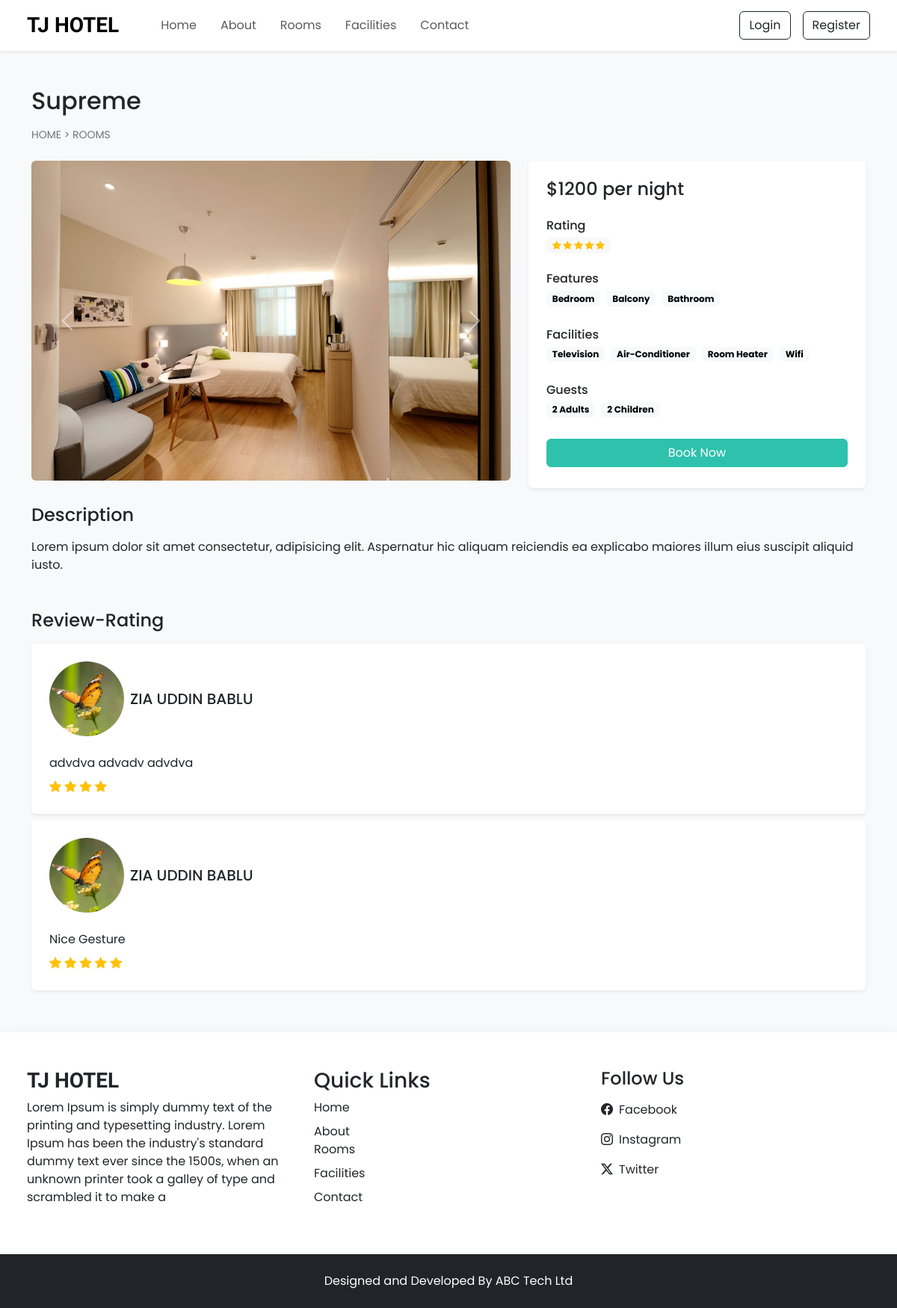
The page /room-details?id=16 on the database its author committed.
### tables this page shows
CREATE TABLE `settings` (
  `id` int(11) NOT NULL,
  `site_title` varchar(255) DEFAULT NULL,
  `site_about` varchar(500) DEFAULT NULL,
  `shutdown` tinyint(1) NOT NULL
);

CREATE TABLE `rooms` (
  `id` int(11) NOT NULL,
  `name` varchar(500) DEFAULT NULL,
  `area` float DEFAULT NULL,
  `price` float DEFAULT NULL,
  `quantity` int(50) DEFAULT NULL,
  `adult` int(11) DEFAULT NULL,
  `children` int(11) DEFAULT NULL,
  `description` varchar(500) DEFAULT NULL,
  `status` tinyint(4) NOT NULL DEFAULT 1,
  `removed` tinyint(4) NOT NULL DEFAULT 0
);

CREATE TABLE `room_image` (
  `id` int(11) NOT NULL,
  `room_id` int(50) NOT NULL,
  `image` varchar(100) NOT NULL,
  `thumb` tinyint(4) NOT NULL DEFAULT 0
);

CREATE TABLE `features` (
  `id` int(11) NOT NULL,
  `feature_name` varchar(100) DEFAULT NULL
);

CREATE TABLE `facilities` (
  `id` int(11) NOT NULL,
  `facility_icon` varchar(100) DEFAULT NULL,
  `facility_name` varchar(100) DEFAULT NULL,
  `facility_desc` varchar(500) DEFAULT NULL
);

CREATE TABLE `rate_review` (
  `id` int(11) NOT NULL,
  `booking_id` int(50) NOT NULL,
  `room_id` int(50) NOT NULL,
  `user_id` int(50) NOT NULL,
  `rating` int(50) NOT NULL,
  `review` varchar(500) NOT NULL,
  `seen` int(11) NOT NULL DEFAULT 0,
  `datetime` datetime NOT NULL DEFAULT current_timestamp()
);

CREATE TABLE `user_cred` (
  `id` int(11) NOT NULL,
  `name` varchar(255) NOT NULL,
  `email` varchar(255) NOT NULL,
  `phone_number` varchar(100) NOT NULL,
  `picture` varchar(100) NOT NULL,
  `address` varchar(255) NOT NULL,
  `pincode` int(50) NOT NULL,
  `dob` date NOT NULL,
  `pass` varchar(200) NOT NULL,
  `is_verified` tinyint(4) NOT NULL DEFAULT 0,
  `token` varchar(255) DEFAULT NULL,
  `token_exp` date DEFAULT NULL,
  `status` int(11) NOT NULL DEFAULT 1,
  `datetime` datetime NOT NULL DEFAULT current_timestamp()
);

### admin/inc/config.php (called while the page is built, shortened)
<?php
function select($sql, $data_types, $values)
{
    $conn = $GLOBALS['conn'];
    $res = $conn->prepare($sql);
    $res->bind_param($data_types, ...$values);
    if($res->execute())
    {
        $result = $res->get_result();
        return $result;
    }
    else
    {
        $error = "Query execution failed - Select";
        $res->close();
        return $error;
    }
}
?>

### room-details.php (the view, shortened to what this page needs)
<?php
 require "top.php";
 $form_data = filtration($_GET);
 $room_sql = "SELECT * FROM `rooms` WHERE `status` = ? AND `removed` = ? AND `id` = ?";
 $room_res = select($room_sql, "iii", [1,0, $form_data['id']]);
 $room_row = $room_res->fetch_assoc();
?>
<section class="py-5">
    <div class="container">
      <h2 class="mb-3"><?= $room_row['name'] ?></h2>
      <div class="mb-4" style="font-size: 14px;">
        <a href="index" class="text-secondary text-decoration-none">HOME</a>
        <span class="text-secondary"> > </span>
        <a href="rooms" class="text-secondary text-decoration-none">ROOMS</a>
      </div>
      <div class="row">
          <div class="col-lg-7 mb-3">
            <div id="image_carousel" class="carousel slide carousel-fade">
              <div class="carousel-inner">
                <?php
                  $image_q = "SELECT * FROM `room_image` WHERE `room_id` = '{$room_row['id']}'";
                  $image_res = mysqli_query($conn, $image_q);
                  if(mysqli_num_rows($image_res) > 0)
                  {
                    $active_class = "active";
                    while($image_row = mysqli_fetch_assoc($image_res))
                    {
                      ?>
                      <div class="carousel-item <?= $active_class ?>">
                        <img src="<?= IMAGE_PATH ?>rooms/<?= $image_row['image'] ?>" class="d-block w-100 rounded">
                      </div>
                      <?php
                      $active_class = "";
                    }
                  }
                ?>
              </div>
              <button class="carousel-control-prev" type="button" data-bs-target="#image_carousel" data-bs-slide="prev">
                <span class="carousel-control-prev-icon" aria-hidden="true"></span>
              </button>
              <button class="carousel-control-next" type="button" data-bs-target="#image_carousel" data-bs-slide="next">
                <span class="carousel-control-next-icon" aria-hidden="true"></span>
              </button>
            </div>
          </div>
          <div class="col-lg-5">
            <div class="bg-white shadow-sm rounded p-4">
              <h4 class="mb-4">$<?= $room_row['price'] ?> per night</h4>
              <?php
                $room_rating = "SELECT AVG(rating) AS `total_rating` FROM `rate_review` WHERE `room_id` = ? AND `seen` = 1 ORDER BY `id` DESC LIMIT 20";
                $room_rate_res = select($room_rating, 'i', [$room_row['id']]);
                $room_rate_row = $room_rate_res->fetch_assoc();
                if($room_rate_row['total_rating'] != NULL)
                {
                  ?>
                      <div class="rating mb-4">
                          <h6 class="mb-1">Rating</h6>
                          <span class="badge text-bg-light text-wrap">
                              <?php
                                for($i = 1; $i <= ceil($room_rate_row['total_rating']); $i++)
                                {
                                  ?>
                                    <i class="bi bi-star-fill text-warning"></i>
                                  <?php
                                }
                              ?>
                          </span>
                      </div>
                  <?php
                }
              ?>
              <div class="features mb-4">
                  <h6 class="mb-1">Features</h6>
                  <?php
                    $features_q = "SELECT `features`.`feature_name` FROM `features`
                                  INNER JOIN `room_features`
                                  ON `features`.`id` = `room_features`.`feature_id`
                                  WHERE `room_features`.`room_id` = '{$room_row['id']}'";
                    $features_res = mysqli_query($conn, $features_q);
                    while($features_row = mysqli_fetch_assoc($features_res))
                    {
                      ?>
                        <span class="badge text-bg-light text-wrap me-1 mb-1"><?= $features_row['feature_name'] ?></span>
                      <?php
                    }
                  ?>
              </div>
              <div class="facility mb-4">
                  <h6 class="mb-1">Facilities</h6>
                  <?php
                    $facilities_q = "SELECT `facilities`.`facility_name` FROM `facilities`
                                  INNER JOIN `room-facilities`
                                  ON `facilities`.`id` = `room-facilities`.`facilities_id`
                                  WHERE `room-facilities`.`room_id` = '{$room_row['id']}'";
                    $facilities_res = mysqli_query($conn, $facilities_q);
                    while($facilities_row = mysqli_fetch_assoc($facilities_res))
                    {
                      ?>
                        <span class="badge text-bg-light text-wrap me-1 mb-1"><?= $facilities_row['facility_name'] ?></span>
                      <?php
                    }
                  ?>
              </div>
              <div class="facility mb-4">
                  <h6 class="mb-1">Guests</h6>
                  <span class="badge text-bg-light text-wrap me-1 mb-1"><?= $room_row['adult'] ?> Adults</span>
                  <span class="badge text-bg-light text-wrap me-1 mb-1"><?= $room_row['children'] ?> Children</span>
              </div>
              <?php
                $login = 0;
                if(!$setting_row['shutdown'])
                {
                  ?>
                  <button onclick="checkLogin(<?= $login ?>, <?= $room_row['id'] ?>)" class="btn text-white custom-bg d-inline-block w-100 mb-1">Book Now</button>
                  <?php
                }
              ?>
            </div>
          </div>
      </div>
      <div class="mt-3 mb-5">
        <h4 class="mb-3">Description</h4>
        <p><?= $room_row['description'] ?></p>
      </div>
      <div class="mt-3 mb-2">
        <h4 class="mb-3">Review-Rating</h4>
        <?php
          $rating_sql = "SELECT rr.*, uc.name AS uname, uc.picture AS u_picture FROM `rate_review` AS rr
          INNER JOIN `user_cred` AS uc ON rr.user_id = uc.id
          WHERE rr.seen = 1 AND rr.room_id = {$room_row['id']}
          ORDER BY rr.`id` DESC LIMIT 6";
          $rating_res = mysqli_query($conn, $rating_sql);
          if(mysqli_num_rows($rating_res) > 0)
          {
            while($rating_row = mysqli_fetch_assoc($rating_res))
            {
              ?>
               <div class="shadow-sm mb-2 bg-white p-3 p-md-4 rounded">
                <div class="d-flex align-items-center">
                    <img src="<?= IMAGE_PATH ?>users/<?= $rating_row['u_picture'] ?>" loading="lazy" style="height: 100px; width: 100px;object-fit: cover; object-position: center; border-radius: 50%;">
                    <h5 class="m-0 ms-2"><?= $rating_row['uname'] ?></h5>
                </div>
                <p class="mt-4 mb-2"><?= $rating_row['review'] ?></p>
                <div>
                    <?php
                      for($i = 1; $i <= $rating_row['rating']; $i++)
                      {
                      ?>
                      <i class="bi bi-star-fill text-warning"></i>
                      <?php
                      }
                  ?>
                </div>
               </div>
              <?php
            }
          }
          else
          {
            echo "No review yet";
          }
        ?>
      </div>
    </div>
</section>
<?php
 require "footer.php";
?>

### top.php (shortened to what this page needs)
<?php
    require "admin/inc/config.php";
    $sql = "SELECT * FROM `contacts_det` WHERE `id` = ?";
    $data_types = 'i';
    $values = [1];
    $contact_res = select($sql, $data_types, $values);
    $contact_row = $contact_res->fetch_assoc();
    $setting_res = select("SELECT * FROM `settings` WHERE `id` = ?", 'i', [1]);
    $setting_row = $setting_res->fetch_assoc();
?>
<!DOCTYPE html>
<html lang="en">
<head>
    <link rel="stylesheet" href="assets/css/style.css">
    <link href="https://cdn.jsdelivr.net/npm/bootstrap@5.3.3/dist/css/bootstrap.min.css" rel="stylesheet">
    <link rel="stylesheet" href="https://cdn.jsdelivr.net/npm/bootstrap-icons@1.11.3/font/bootstrap-icons.min.css">
    <link rel="stylesheet" href="https://cdn.jsdelivr.net/npm/swiper@11/swiper-bundle.min.css" />
</head>
<body class="bg-light">
    <nav id="nav-bar" class="navbar navbar-expand-lg bg-white px-lg-4 py-lg-2 shadow-sm sticky-top">
        <div class="container-fluid">
            <a class="navbar-brand h-font fs-3 fw-bold me-5" href="index"><?= $setting_row['site_title'] ?></a>
            <div class="collapse navbar-collapse" id="navbarSupportedContent">
                <ul class="navbar-nav me-auto mb-2 mb-lg-0">
                    <li class="nav-item">
                      <a class="nav-link me-3" href="index">Home</a>
                    </li>
                    <li class="nav-item">
                      <a class="nav-link me-3" href="about">About</a>
                    </li>
                    <li class="nav-item">
                    <a class="nav-link me-3" href="rooms">Rooms</a>
                    </li>
                    <li class="nav-item">
                    <a class="nav-link me-3" href="facilities">Facilities</a>
                    </li>
                    <li class="nav-item">
                    <a class="nav-link" href="contact">Contact</a>
                    </li>
                </ul>
                <div class="d-flex align-items-center gap-2 gap-lg-3">
                    <?php
                       if(isset($_SESSION['LOGIN']) && $_SESSION['LOGIN'] === true)
                       {
                        ?>
                            <div class="btn-group">
                                <button type="button" class="btn btn-outline-dark dropdown-toggle" data-bs-toggle="dropdown">
                                    <img src="<?= IMAGE_PATH ?>users/<?= $_SESSION['USER_PIC'] ?>" style="width : 40px; height: 40px; object-fit: contain"> <?= $_SESSION['USER_NAME']  ?>
                                </button>
                                <ul class="dropdown-menu dropdown-menu-lg-end">
                                    <li><a href="profile" class="dropdown-item" type="button">Profile</a></li>
                                    <li><a href="booking" class="dropdown-item" type="button">Booking</a></li>
                                    <li><a href="logout" class="dropdown-item" type="button">Logout</a></li>
                                </ul>
                            </div>
                        <?php
                       }
                       else
                       {
                         ?>
                            <button class="btn btn-outline-dark shadow-none" data-bs-toggle="modal" data-bs-target="#loginModal">Login</button>
                            <button class="btn btn-outline-dark shadow-none" data-bs-toggle="modal" data-bs-target="#registerModal">Register</button>
                         <?php
                       }
                    ?>
                </div>
            </div>
        </div>
    </nav>

### footer.php (shortened to what this page needs)
    <section class="footer py-5 bg-white shadow px-lg-4">
        <div class="container-fluid">
            <div class="row">
                <div class="col-md-4">
                    <h3 class="h-font fw-bold mb-2"><?= $setting_row['site_title'] ?></h3>
                    <p><?= $setting_row['site_about'] ?></p>
                </div>
                <div class="col-md-4">
                    <h3>Quick Links</h3>
                    <a href="index" class="text-decoration-none d-inline-block mb-2 text-dark">Home</a> <br>
                    <a href="about" class="text-decoration-none d-inline-block text-dark">About</a> <br>
                    <a href="rooms" class="text-decoration-none d-inline-block mb-2 text-dark">Rooms</a> <br>
                    <a href="facilities" class="text-decoration-none d-inline-block mb-2 text-dark">Facilities</a> <br>
                    <a href="contact" class="text-decoration-none d-inline-block text-dark">Contact</a>
                </div>
                <div class="col-md-4">
                        <h4>Follow Us</h4>
                        <a href="<?= $contact_row['fb'] ?>" target="_blank" class="d-flex align-items-center mt-3 text-decoration-none text-dark">
                            <i class="bi bi-facebook me-2"></i>
                            Facebook
                        </a>
                        <a href="<?= $contact_row['insta'] ?>" target="_blank" class="d-flex align-items-center mt-3 text-decoration-none text-dark">
                            <i class="bi bi-instagram me-2"></i>
                            Instagram
                        </a>
                        <a href="<?= $contact_row['tw'] ?>" target="_blank" class="d-flex align-items-center my-3 text-decoration-none text-dark">
                            <i class="bi bi-twitter-x me-2"></i>
                            Twitter
                        </a>
                </div>
            </div>
        </div>
    </section>
    <section class="copyright py-4 bg-dark text-white">
        <div class="container">
            <p class="my-0 text-center">Designed and Developed By ABC Tech Ltd</p>
        </div>
    </section>
</body>
</html>

### assets/css/style.css (style rules this page uses)
* { margin: 0; padding: 0; box-sizing: border-box; font-family: "Poppins", serif; }
:root { --teal: #2ec1ac; --teal-hover: #279e8c; }
.h-font { font-family: "Merienda", serif; }

### rows shown on the page
settings: site_title "TJ HOTEL", site_about "Lorem Ipsum is simply dummy text of the printing and typesetting industry. Lorem Ipsum has been the industry's standard dummy text ever since the 1500s, when an unknown printer took a galley of type and scrambled it to make a"
rooms: name "Supreme", price "1200", adult "2", children "2", description "Lorem ipsum dolor sit amet consectetur, adipisicing elit. Aspernatur hic aliquam reiciendis ea explicabo maiores illum eius suscipit aliquid iusto."
room_image: image (picture)
features: feature_name "Bedroom"
features: feature_name "Balcony"
features: feature_name "Bathroom"
facilities: facility_name "Television"
facilities: facility_name "Air-Conditioner"
facilities: facility_name "Room Heater"
facilities: facility_name "Wifi"
rate_review: user_cred.picture (picture), user_cred.name "ZIA UDDIN BABLU", review "advdva advadv advdva", rating 4 (drawn)
rate_review: user_cred.picture (picture), user_cred.name "ZIA UDDIN BABLU", review "Nice Gesture", rating 5 (drawn)
